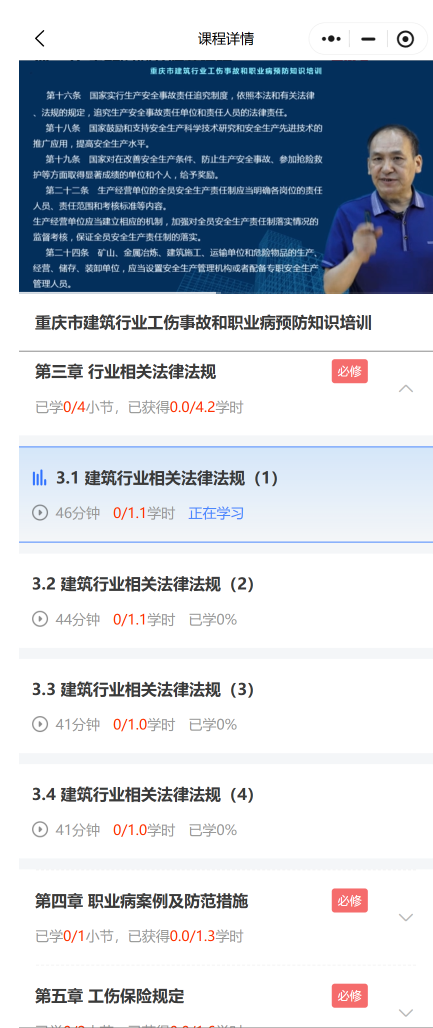
#> input picture lists_full.png, 866 x 2056 px (shown at 1/2 size)
$ python optimized_recognizer.py
#> lines starting #> are read from the running program, lines starting #| are printed output that depends on the picture; after the words box and inside, x2 and y2 are one past the last pixel; in counts of white or black regions, pixels touching at a corner belong together
#!/usr/bin/env python3
# -*- coding: utf-8 -*-
"""
优化的识别器
基于特征分析结果，提供高准确率的元素识别
"""

import cv2
import numpy as np
from PIL import Image
import re

try:
    import pytesseract
    HAS_OCR = True
except ImportError:
    HAS_OCR = False


class OptimizedRecognizer:
    """
    优化的识别器

    基于lists_full.png的特征分析：
    - 图片尺寸: 866x2056
    - 红色区域: 15个 (0.77%) - 一级菜单按钮
    - 文本区域: 276个，平均高度19.5px
    - 水平分隔线: 29条，平均间距69.1px
    - 列表项: 约29个
    """

    def __init__(self):
        # 颜色识别参数（HSV）
        self.color_ranges = {
            '红色': {
                'lower1': np.array([0, 100, 100]),
                'upper1': np.array([10, 255, 255]),
                'lower2': np.array([160, 100, 100]),
                'upper2': np.array([180, 255, 255]),
                'min_area': 500,
                'description': '一级菜单按钮'
            },
            '橙色': {
                'lower': np.array([10, 100, 100]),
                'upper': np.array([25, 255, 255]),
                'min_area': 200,
                'description': '底部按钮'
            },
            '蓝色': {
                'lower': np.array([85, 100, 100]),
                'upper': np.array([125, 255, 255]),
                'min_area': 200,
                'description': '链接或提示'
            }
        }

        # 文本识别参数
        self.text_config = {
            'avg_height': 19.5,
            'height_range': (15, 25),
            'aspect_ratio_range': (2, 20),
            'min_width': 80
        }

        # 按钮识别参数
        self.button_config = {
            'min_area': 200,
            'max_area': 10000,
            'aspect_ratio_range': (0.5, 2.5),
            'width_range': (20, 200),
            'height_range': (20, 80)
        }

        # 列表结构参数
        self.list_config = {
            'avg_spacing': 69.1,
            'spacing_tolerance': 20,
            'estimated_items': 29
        }

    def detect_red_buttons(self, image):
        """
        检测红色按钮（一级菜单）

        优化点：
        - 使用精确的HSV范围
        - 面积过滤（>500px²）
        - 去重处理
        """
        hsv = cv2.cvtColor(image, cv2.COLOR_BGR2HSV)

        # 红色有两个HSV范围
        config = self.color_ranges['红色']
        mask1 = cv2.inRange(hsv, config['lower1'], config['upper1'])
        mask2 = cv2.inRange(hsv, config['lower2'], config['upper2'])
        red_mask = cv2.bitwise_or(mask1, mask2)

        # 形态学处理，去噪
        kernel = cv2.getStructuringElement(cv2.MORPH_RECT, (3, 3))
        red_mask = cv2.morphologyEx(red_mask, cv2.MORPH_CLOSE, kernel)
        red_mask = cv2.morphologyEx(red_mask, cv2.MORPH_OPEN, kernel)

        # 查找轮廓
        contours, _ = cv2.findContours(red_mask, cv2.RETR_EXTERNAL, cv2.CHAIN_APPROX_SIMPLE)

        buttons = []
        for contour in contours:
            area = cv2.contourArea(contour)
            if area < config['min_area']:
                continue

            x, y, w, h = cv2.boundingRect(contour)

            # 按钮特征验证
            if w < 30 or h < 30:
                continue

            buttons.append({
                'x': x,
                'y': y,
                'width': w,
                'height': h,
                'center_x': x + w // 2,
                'center_y': y + h // 2,
                'area': int(area),
                'type': 'level1_menu',
                'color': '红色'
            })

        # 按Y坐标排序
        buttons.sort(key=lambda b: b['y'])

        # 去重（Y坐标相近的合并）
        unique_buttons = []
        for btn in buttons:
            is_duplicate = False
            for existing in unique_buttons:
                if abs(btn['center_y'] - existing['center_y']) < 30 and \
                   abs(btn['center_x'] - existing['center_x']) < 30:
                    is_duplicate = True
                    break
            if not is_duplicate:
                unique_buttons.append(btn)

        return unique_buttons

    def extract_text_with_preprocessing(self, image, region):
        """
        带预处理的文本提取

        优化点：
        - 灰度化
        - 对比度增强
        - 二值化
        - 降噪
        - 尺寸归一化
        """
        if not HAS_OCR:
            return None

        x, y, w, h = region['x'], region['y'], region['width'], region['height']
        roi = image[y:y+h, x:x+w]

        # 1. 灰度化
        if len(roi.shape) == 3:
            gray = cv2.cvtColor(roi, cv2.COLOR_BGR2GRAY)
        else:
            gray = roi

        # 2. 对比度增强（CLAHE）
        clahe = cv2.createCLAHE(clipLimit=2.0, tileGridSize=(8,8))
        enhanced = clahe.apply(gray)

        # 3. 二值化
        _, binary = cv2.threshold(enhanced, 0, 255, cv2.THRESH_BINARY + cv2.THRESH_OTSU)

        # 4. 降噪
        denoised = cv2.fastNlMeansDenoising(binary, None, 10, 7, 21)

        # 5. 尺寸归一化（放大到标准高度）
        target_height = 40
        scale = target_height / h
        new_width = int(w * scale)
        resized = cv2.resize(denoised, (new_width, target_height), interpolation=cv2.INTER_CUBIC)

        # 6. OCR识别
        try:
            # 配置：只识别数字、斜杠、小数点和中文
            custom_config = r'--oem 3 --psm 7 -c tessedit_char_whitelist=0123456789./学时'
            text = pytesseract.image_to_string(resized, lang='chi_sim', config=custom_config)
            return text.strip()
        except Exception as e:
            return None

    def detect_hours_pattern(self, image, save_debug=False):
        """
        检测学时模式

        优化点：
        - 先检测可能的文本区域
        - 只对有希望的区域进行OCR
        - 使用正则精确匹配
        """
        if not HAS_OCR:
            return []

        gray = cv2.cvtColor(image, cv2.COLOR_BGR2GRAY)

        # 使用MSER检测文本区域
        mser = cv2.MSER_create()
        regions, _ = mser.detectRegions(gray)

        # 筛选可能包含学时信息的区域
        text_regions = []
        for region in regions:
            if len(region) < 10:
                continue

            x, y, w, h = cv2.boundingRect(region)

            # 学时文本特征：宽度较大，高度适中
            cfg = self.text_config
            if cfg['height_range'][0] < h < cfg['height_range'][1] and w > cfg['min_width']:
                aspect_ratio = w / h
                if cfg['aspect_ratio_range'][0] < aspect_ratio < cfg['aspect_ratio_range'][1]:
                    text_regions.append({'x': x, 'y': y, 'width': w, 'height': h})

        # 去重（合并重叠区域）
        text_regions = self._merge_overlapping_regions(text_regions)

        # 对每个区域进行OCR
        hours_data = []
        debug_img = image.copy() if save_debug else None

        for i, region in enumerate(text_regions):
            text = self.extract_text_with_preprocessing(image, region)

            if text:
                # 匹配学时模式
                pattern = r'(\d+\.?\d*)\s*/\s*(\d+\.?\d*)\s*学时'
                matches = re.findall(pattern, text)

                if matches:
                    for completed, total in matches:
                        try:
                            c = float(completed)
                            t = float(total)

                            hours_data.append({
                                'completed': c,
                                'total': t,
                                'incomplete': c < t,
                                'text': f"{c}/{t}学时",
                                'region': region,
                                'confidence': 'high'
                            })

                            # 调试：标注识别到的区域
                            if save_debug:
                                x, y, w, h = region['x'], region['y'], region['width'], region['height']
                                color = (0, 0, 255) if c < t else (0, 255, 0)
                                cv2.rectangle(debug_img, (x, y), (x+w, y+h), color, 2)
                                cv2.putText(debug_img, f"{c}/{t}", (x, y-5),
                                           cv2.FONT_HERSHEY_SIMPLEX, 0.5, color, 1)
                        except ValueError:
                            pass

        if save_debug and debug_img is not None:
            cv2.imwrite('hours_detection_debug.png', debug_img)

        return hours_data

    def _merge_overlapping_regions(self, regions):
        """合并重叠的区域"""
        if not regions:
            return []

        # 按Y坐标排序
        regions.sort(key=lambda r: r['y'])

        merged = []
        for region in regions:
            if not merged:
                merged.append(region)
                continue

            # 检查是否与最后一个区域重叠
            last = merged[-1]

            # 计算重叠
            x_overlap = (region['x'] < last['x'] + last['width'] and
                        region['x'] + region['width'] > last['x'])
            y_overlap = (region['y'] < last['y'] + last['height'] and
                        region['y'] + region['height'] > last['y'])

            if x_overlap and y_overlap:
                # 合并
                x1 = min(last['x'], region['x'])
                y1 = min(last['y'], region['y'])
                x2 = max(last['x'] + last['width'], region['x'] + region['width'])
                y2 = max(last['y'] + last['height'], region['y'] + region['height'])

                merged[-1] = {
                    'x': x1,
                    'y': y1,
                    'width': x2 - x1,
                    'height': y2 - y1
                }
            else:
                merged.append(region)

        return merged

    def detect_list_items(self, image):
        """
        检测列表项

        优化点：
        - 基于水平分隔线
        - 考虑平均间距
        - 区分一级和二级列表
        """
        gray = cv2.cvtColor(image, cv2.COLOR_BGR2GRAY)
        height, width = image.shape[:2]

        # 检测水平线
        horizontal_kernel = cv2.getStructuringElement(cv2.MORPH_RECT, (width // 2, 1))
        detect_horizontal = cv2.morphologyEx(gray, cv2.MORPH_CLOSE, horizontal_kernel)
        edges = cv2.Canny(detect_horizontal, 50, 150)

        lines = cv2.HoughLinesP(edges, 1, np.pi/180, threshold=100,
                               minLineLength=width//3, maxLineGap=20)

        horizontal_lines = []
        if lines is not None:
            for line in lines:
                x1, y1, x2, y2 = line[0]
                if abs(y2 - y1) < 5:  # 水平线
                    horizontal_lines.append({
                        'y': (y1 + y2) // 2,
                        'x1': x1,
                        'x2': x2,
                        'length': abs(x2 - x1)
                    })

        # 去重
        horizontal_lines.sort(key=lambda l: l['y'])
        unique_lines = []
        for line in horizontal_lines:
            if not unique_lines or abs(line['y'] - unique_lines[-1]['y']) > 10:
                unique_lines.append(line)

        # 根据分隔线划分列表项
        list_items = []
        for i in range(len(unique_lines) - 1):
            y_start = unique_lines[i]['y']
            y_end = unique_lines[i + 1]['y']
            item_height = y_end - y_start

            # 过滤太小的项
            if item_height > 30:
                list_items.append({
                    'index': len(list_items) + 1,
                    'y_start': y_start,
                    'y_end': y_end,
                    'height': item_height,
                    'center_y': (y_start + y_end) // 2
                })

        return list_items


def demo_recognition():
    """演示优化的识别"""
    print("=" * 60)
    print("优化识别演示")
    print("=" * 60)

    # 加载图片
    image = cv2.imread('lists_full.png')
#> image is the input picture: shape (2056, 866, 3); mean B, G, R 213.9, 204.1, 196.5
    if image is None:
        print("❌ 无法加载图片")
        return

    print(f"✅ 图片已加载: {image.shape[1]}x{image.shape[0]}")
#| ✅ 图片已加载: 866x2056

    # 创建识别器
    recognizer = OptimizedRecognizer()

    # 1. 检测红色按钮
    print("\n🔴 检测一级菜单按钮...")
    red_buttons = recognizer.detect_red_buttons(image)
#> in detect_red_buttons, `mask1 = cv2.inRange(hsv, config['lower1'], config['upper1'])`:
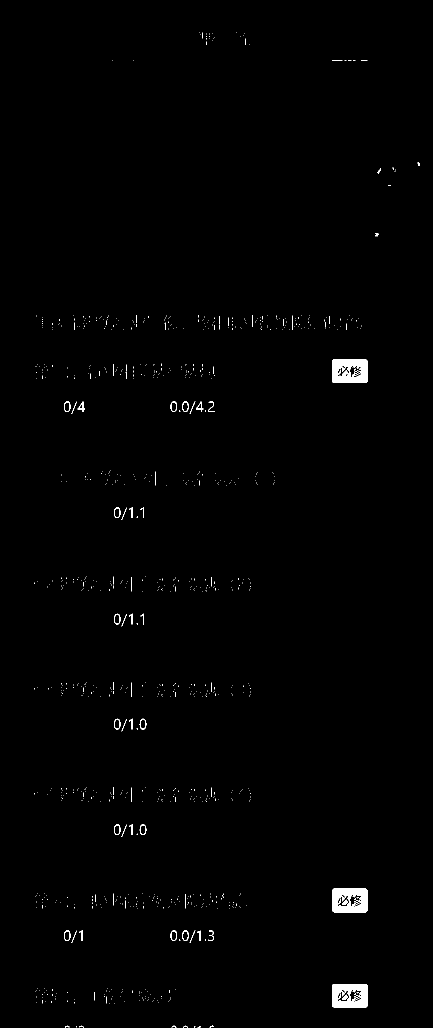
#> mask1: shape (2056, 866) (shown at 1/2 size); 0.73% white; 969 white regions (917 under 20 px), largest, box (x1, y1, x2, y2) and area: (664, 1777, 735, 1825) 2802, (664, 719, 735, 766) 2742, (664, 1968, 735, 2015) 2742
#> in detect_red_buttons, `red_mask = cv2.morphologyEx(red_mask, cv2.MORPH_OPEN, kernel)`:
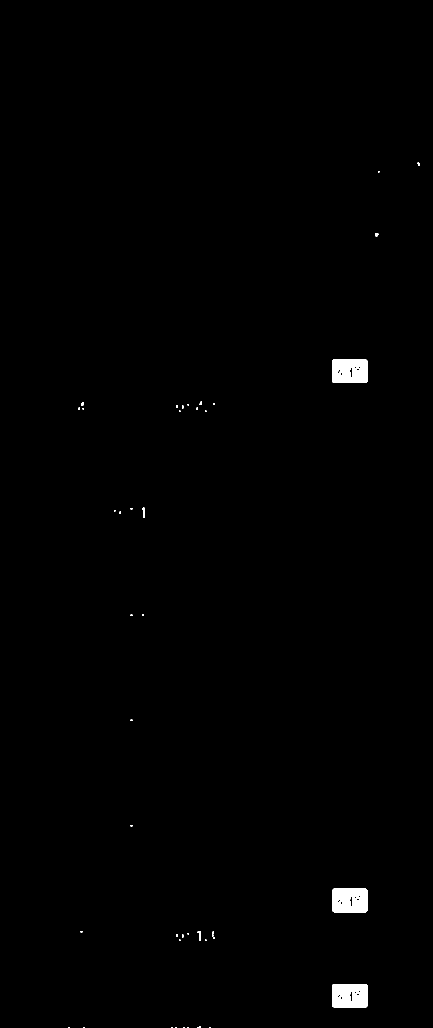
#> red_mask: shape (2056, 866) (shown at 1/2 size); 0.58% white; 43 white regions (34 under 20 px)
#> in detect_red_buttons, `contours, _ = cv2.findContours(red_mask, cv2.RETR_EXTERNAL, cv2.CHAIN_..`: contours = 43 contours, 36 with area under 20; largest, box (x1, y1, x2, y2) and area: (664, 1777, 735, 1825) 3271, (664, 1968, 735, 2015) 3210, (664, 719, 735, 766) 3210, (395, 1862, 402, 1882) 48, (284, 1015, 289, 1036) 45, (751, 466, 757, 473) 26, (162, 804, 167, 811) 20
#> the loop in detect_red_buttons, `for contour in contours:` made 43 passes
#> area on passes 18, 28, 38, 41: 48, 45, 20, 25.5
#> after the loop in detect_red_buttons, `for contour in contours:`: buttons = 3 items
#> the loop in detect_red_buttons, `for btn in buttons:` made 3 passes
#> red_buttons = 3 items
    print(f"   找到 {len(red_buttons)} 个红色按钮")
#|    找到 3 个红色按钮
    for i, btn in enumerate(red_buttons):
        print(f"   按钮 {i+1}: 位置({btn['center_x']}, {btn['center_y']}), 面积{btn['area']}px²")
#> this loop made 3 passes
#|    按钮 1: 位置(699, 742), 面积3210px²
#|    按钮 2: 位置(699, 1801), 面积3271px²
#|    按钮 3: 位置(699, 1991), 面积3210px²

    # 2. 检测列表项
    print("\n📋 检测列表结构...")
    list_items = recognizer.detect_list_items(image)
#> in detect_list_items, `gray = cv2.cvtColor(image, cv2.COLOR_BGR2GRAY)`:
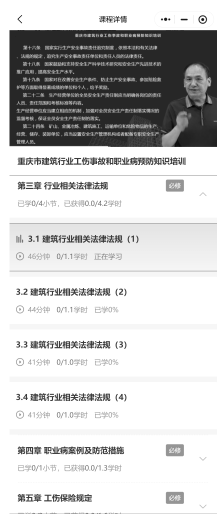
#> gray: shape (2056, 866) (shown at 1/4 size); min 0, max 255, mean 203
#> in detect_list_items, `detect_horizontal = cv2.morphologyEx(gray, cv2.MORPH_CLOSE, horizontal..`:
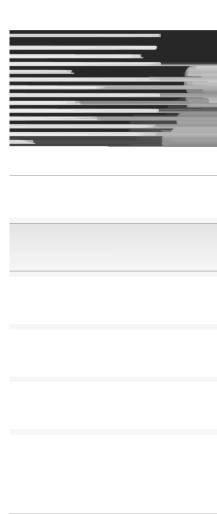
#> detect_horizontal: shape (2056, 866) (shown at 1/4 size); min 39, max 255, mean 222.5
#> in detect_list_items, `edges = cv2.Canny(detect_horizontal, 50, 150)`:
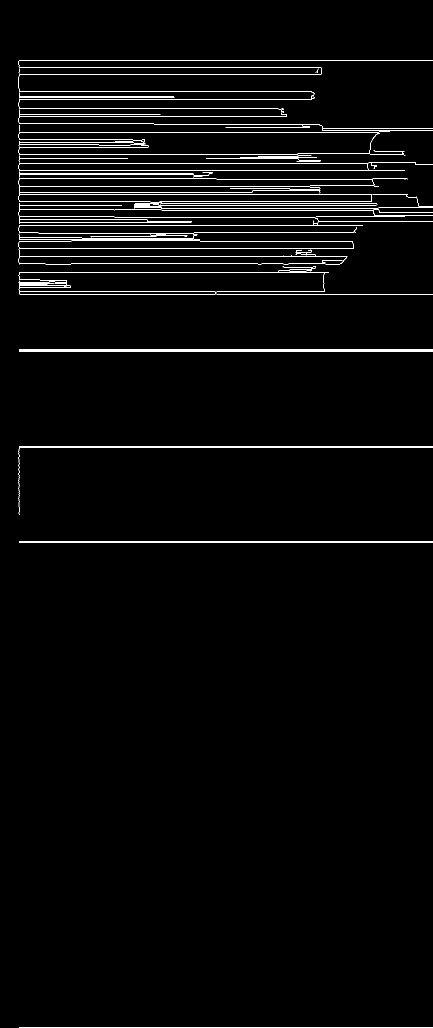
#> edges: shape (2056, 866) (shown at 1/2 size); 2% white in thin lines or dots
#> in detect_list_items, `lines = cv2.HoughLinesP(edges, 1, np.pi/180, threshold=100, minLineLen..`: lines = 46 rows, first 6: [38, 701, 865, 701], [39, 588, 865, 588], [38, 1085, 865, 1085], [38, 699, 865, 699], [38, 403, 742, 403], [39, 2054, 865, 2054]
#> the loop in detect_list_items, `for line in lines:` made 46 passes
#> after the loop in detect_list_items, `for line in lines:`: horizontal_lines = 45 items
#> the loop in detect_list_items, `for line in horizontal_lines:` made 45 passes
#> line on passes 1 to 8: {'y': 120, 'x1': 38, 'x2': 865, 'length': 827}, {'y': 135, 'x1': 38, 'x2': 642, 'length': 604}, {'y': 148, 'x1': 38, 'x2': 642, 'length': 604}, {'y': 182, 'x1': 38, 'x2': 621, 'length': 583}, {'y': 192, 'x1': 38, 'x2': 347, 'length': 309}, {'y': 194, 'x1': 38, 'x2': 348, 'length': 310}, {'y': 199, 'x1': 38, 'x2': 464, 'length': 426}, {'y': 233, 'x1': 38, 'x2': 572, 'length': 534}
#> after the loop in detect_list_items, `for line in horizontal_lines:`: unique_lines = 29 items
#> the loop in detect_list_items, `for i in range(len(unique_lines) - 1):` made 28 passes
#> (y_start, y_end, item_height) on passes 1 to 8: (120, 135, 15), (135, 148, 13), (148, 182, 34), (182, 194, 12), (194, 233, 39), (233, 248, 15), (248, 264, 16), (264, 309, 45)
#> after the loop in detect_list_items, `for i in range(len(unique_lines) - 1):`: list_items = 8 items
#> list_items = 8 items
    print(f"   找到 {len(list_items)} 个列表项")
#|    找到 8 个列表项
    for item in list_items[:5]:
        print(f"   项 {item['index']}: Y={item['y_start']}~{item['y_end']} (高度{item['height']}px)")
#> this loop made 5 passes
#|    项 1: Y=148~182 (高度34px)
#|    项 2: Y=194~233 (高度39px)
#|    项 3: Y=264~309 (高度45px)
#|    项 4: Y=544~583 (高度39px)
#|    项 5: Y=583~699 (高度116px)

    # 3. 检测学时信息
    if HAS_OCR:
        print("\n⏰ 检测学时信息...")
        hours_data = recognizer.detect_hours_pattern(image, save_debug=True)
#> in detect_hours_pattern, `regions, _ = mser.detectRegions(gray)`: regions = 6328 items
#> the loop in detect_hours_pattern, `for region in regions:` made 6328 passes
#> (x, y, w, h, aspect_ratio) on passes 3744, 3745, 3820: (534, 528, 103, 17, 6.06), (534, 528, 103, 17, 6.06), (533, 527, 104, 19, 5.47)
#> after the loop in detect_hours_pattern, `for region in regions:`: text_regions = 69 items
#> the loop in _merge_overlapping_regions, `for region in regions:` made 69 passes
#> (region, last, x_overlap, y_overlap, x1, y1, x2, y2) on pass 2: ({'x': 179, 'y': 181, 'width': 277, 'height': 20}, {'x': 180, 'y': 181, 'width': 138, 'height': 19}, True, True, 179, 181, 456, 201)
#> the loop in detect_hours_pattern, `for i, region in enumerate(text_regions):` made 1 pass
#> region on pass 1: {'x': 179, 'y': 181, 'width': 277, 'height': 20}
#> pass 1, in extract_text_with_preprocessing, `enhanced = clahe.apply(gray)`:
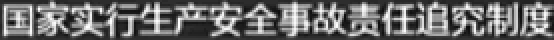
#> enhanced: shape (20, 277) (shown 2 times larger); min 10, max 255, mean 107.1
#> pass 1, in extract_text_with_preprocessing, `_, binary = cv2.threshold(enhanced, 0, 255, cv2.THRESH_BINARY + cv2.TH..`:
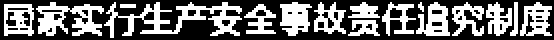
#> binary: shape (20, 277) (shown 2 times larger); 41.4% white in thin lines or dots, all inside (x1, y1, x2, y2) = (2, 1, 276, 19)
        print(f"   找到 {len(hours_data)} 个学时信息")

        incomplete = [h for h in hours_data if h['incomplete']]
        complete = [h for h in hours_data if not h['incomplete']]

        print(f"   未完成: {len(incomplete)} 个")
        print(f"   已完成: {len(complete)} 个")

        for i, h in enumerate(hours_data[:5]):
            status = "❌" if h['incomplete'] else "✅"
            print(f"   {i+1}. {h['text']} {status}")
    else:
        print("\n⚠️  OCR未安装，跳过学时检测")

    print("\n" + "=" * 60)
    print("✅ 演示完成")
    print("=" * 60)


if __name__ == '__main__':
    demo_recognition()
#> (the call stopped at in extract_text_with_preprocessing, `text = pytesseract.image_to_string(resized, lang='chi_sim', config=cus..`: pytesseract is not available in this run)
